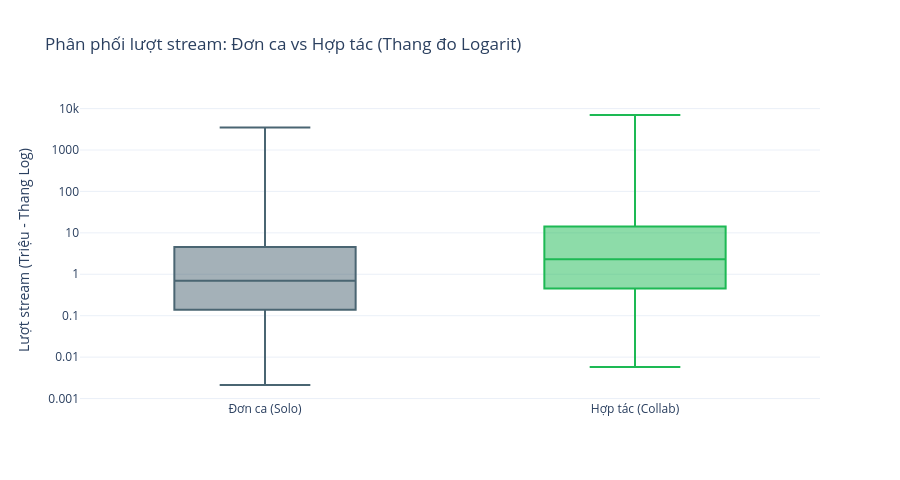

The notebook cell this image was saved under:
### Markdown cell above
### Nhận xét biểu đồ

- **Cơ cấu bài hát phát hành:** Đơn ca vẫn là hình thức áp đảo tuyệt đối, chiếm 60,8% trong khi các dự án hợp tác từ hai nghệ sĩ trở lên chiếm 39,2%.
- Mặc dù chiếm ít hơn về số lượng, các ca khúc hợp tác ghi nhận mức độ thành công vượt trội với trung bình **53,7 triệu lượt stream trên mỗi bài hát**, cao gấp hơn 3 lần so với mức **17,7 triệu lượt stream** của nhóm Đơn ca.

**Nguyên nhân:**
- Khi hai hoặc nhiều nghệ sĩ kết hợp (đặc biệt là giữa các dòng nhạc khác nhau như Pop kết hợp Latin hoặc Rap), sản phẩm âm nhạc tiếp cận đồng thời nhiều cộng đồng người hâm mộ độc lập, tạo ra lực đẩy ban đầu khổng lồ khi phát hành.
- Thuật toán đề xuất của Spotify ưu tiên đưa các ca khúc hợp tác vào danh sách phát cá nhân hóa của người theo dõi từ cả hai nghệ sĩ, giúp ca khúc dễ dàng bứt phá về lưu lượng và trụ hạng lâu hơn trên bảng xếp hạng.

**Kết luận:**
Đơn ca là hình thức sản xuất truyền thống chiếm phần lớn số lượng trong ngành âm nhạc, nhưng các dự án Hợp tác đóng vai trò đòn bẩy chiến lược tối ưu nhất để bứt phá thị phần và tạo ra các siêu hit toàn cầu.

### Code cell
merged = df_charts.merge(df_tracks_collab[['track_id', 'collab_type']], on='track_id', how='inner')
track_streams = merged.groupby(['track_id', 'collab_type'])['streams'].sum().reset_index()
track_streams['streams_million'] = track_streams['streams'] / 1_000_000

fig = px.box(
    track_streams,
    x='collab_type',
    y='streams_million',
    color='collab_type',
    color_discrete_map={'Đơn ca (Solo)': '#4A6572', 'Hợp tác (Collab)': '#1DB954'},
    points=False,
    log_y=True,
    title='Phân phối lượt stream: Đơn ca vs Hợp tác (Thang đo Logarit)'
)

fig.update_layout(
    xaxis_title=None,
    yaxis_title='Lượt stream (Triệu - Thang Log)',
    height=480,
    template='plotly_white',
    showlegend=False
)

fig.show()

### Figure 1 — Plotly figure (JSON) as saved in the notebook; plotly's stock layout.template omitted (floating-point values rounded to 4 significant figures; data arrays with more than 128 entries replaced by an {"elided": "..."} marker saying what was removed)
{"data": [{"alignmentgroup": "True", "boxpoints": false, "hovertemplate": "collab_type=%{x}<br>streams_million=%{y}<extra></extra>", "legendgroup": "Đơn ca (Solo)", "marker": {"color": "#4A6572"}, "name": "Đơn ca (Solo)", "notched": false, "offsetgroup": "Đơn ca (Solo)", "orientation": "v", "showlegend": true, "type": "box", "x": {"elided": "23834 str values"}, "x0": " ", "xaxis": "x", "y": {"elided": "23834 float values"}, "y0": " ", "yaxis": "y"}, {"alignmentgroup": "True", "boxpoints": false, "hovertemplate": "collab_type=%{x}<br>streams_million=%{y}<extra></extra>", "legendgroup": "Hợp tác (Collab)", "marker": {"color": "#1DB954"}, "name": "Hợp tác (Collab)", "notched": false, "offsetgroup": "Hợp tác (Collab)", "orientation": "v", "showlegend": true, "type": "box", "x": {"elided": "15356 str values"}, "x0": " ", "xaxis": "x", "y": {"elided": "15356 float values"}, "y0": " ", "yaxis": "y"}], "layout": {"boxmode": "overlay", "height": 480, "legend": {"title": {"text": "collab_type"}, "tracegroupgap": 0}, "showlegend": false, "title": {"text": "Phân phối lượt stream: Đơn ca vs Hợp tác (Thang đo Logarit)"}, "xaxis": {"anchor": "y", "categoryarray": ["Đơn ca (Solo)", "Hợp tác (Collab)"], "categoryorder": "array", "domain": [0, 1], "title": {}}, "yaxis": {"anchor": "x", "domain": [0, 1], "title": {"text": "Lượt stream (Triệu - Thang Log)"}, "type": "log"}}}
